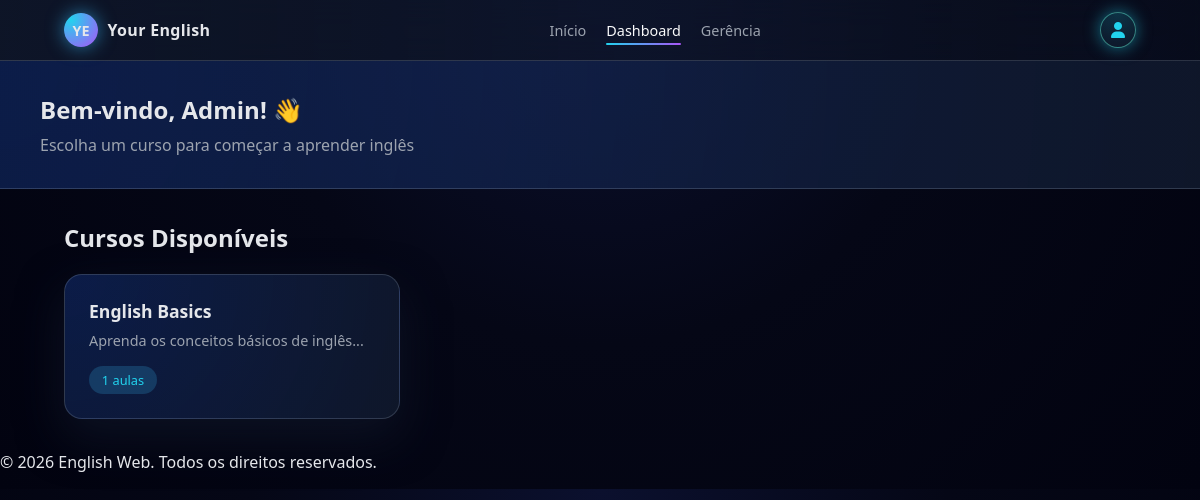
The app's page /public/dashboard.php (signed in) with its own data.
### tables this page shows
CREATE TABLE courses (
    id INT AUTO_INCREMENT PRIMARY KEY,
    title VARCHAR(200) NOT NULL,
    description TEXT NOT NULL,
    author_id INT NOT NULL,
    created_at TIMESTAMP DEFAULT CURRENT_TIMESTAMP,
    updated_at TIMESTAMP DEFAULT CURRENT_TIMESTAMP ON UPDATE CURRENT_TIMESTAMP,
    FOREIGN KEY (author_id) REFERENCES users(id) ON DELETE CASCADE
);

CREATE TABLE users (
    id INT AUTO_INCREMENT PRIMARY KEY,
    name VARCHAR(100) NOT NULL,
    email VARCHAR(150) UNIQUE NOT NULL,
    password VARCHAR(255) NOT NULL,
    role ENUM('user', 'admin') DEFAULT 'user',
    created_at TIMESTAMP DEFAULT CURRENT_TIMESTAMP,
    updated_at TIMESTAMP DEFAULT CURRENT_TIMESTAMP ON UPDATE CURRENT_TIMESTAMP
);

### config.php (called while the page is built, shortened)
<?php
spl_autoload_register(function($class) {
    $prefix = 'App\\';
    $relative_class = substr($class, strlen($prefix));
    $file = SRC_PATH . '/' . str_replace('\\', '/', $relative_class) . '.php';
});

### src/Config/Database.php (called while the page is built, shortened)
<?php
class Database {
    private static $instance = null;
    private $connection;
    private function __construct() {
        try {
            $dsn = "mysql:host=" . DB_HOST . ";dbname=" . DB_NAME . ";charset=" . DB_CHARSET;
            $this->connection = new PDO($dsn, DB_USER, DB_PASS);
            $this->connection->setAttribute(PDO::ATTR_ERRMODE, PDO::ERRMODE_EXCEPTION);
            $this->connection->setAttribute(PDO::ATTR_DEFAULT_FETCH_MODE, PDO::FETCH_ASSOC);
        } catch (PDOException $e) {
            $this->handleError($e);
        }
    }
    public static function getInstance() {
        if (self::$instance === null) {
            self::$instance = new self();
        }
        return self::$instance;
    }
    public function getConnection() {
        return $this->connection;
    }
}

### src/Utils/Auth.php (called while the page is built, shortened)
<?php
class Auth {
    public function isLoggedIn() {
        return isset($_SESSION['user_id']);
    }
    public function isAdmin() {
        return isset($_SESSION['user_role']) && $_SESSION['user_role'] === 'admin';
    }
    public function getCurrentUser() {
        return [
            'id' => $_SESSION['user_id'] ?? null,
            'name' => $_SESSION['user_name'] ?? null,
            'email' => $_SESSION['user_email'] ?? null,
            'role' => $_SESSION['user_role'] ?? null
        ];
    }
}

### src/Models/Course.php (called while the page is built, shortened)
<?php
class Course {
    protected $pdo;
    protected $table = 'courses';
    public function __construct() {
        $this->pdo = Database::getInstance()->getConnection();
    }
    public function getAll() {
        $stmt = $this->pdo->query("SELECT c.*, u.name as author_name, COUNT(l.id) as lesson_count FROM {$this->table} c JOIN users u ON c.author_id = u.id LEFT JOIN lessons l ON c.id = l.course_id GROUP BY c.id ORDER BY c.created_at DESC");
        return $stmt->fetchAll();
    }
}

### public/dashboard.php (the view, shortened to what this page needs)
<?php
require_once __DIR__ . '/../config.php';
$auth = new Auth();
$auth->requireLogin();
$user = $auth->getCurrentUser();
$courseModel = new Course();
$courses = $courseModel->getAll();
?>
<!DOCTYPE html>
<html lang="pt-BR">
<head>
    <link rel="stylesheet" href="./assets/css/style.css">
    <link rel="stylesheet" href="https://cdnjs.cloudflare.com/ajax/libs/font-awesome/6.5.1/css/all.min.css">
</head>
<body>
    <header class="navbar">
        <div class="navbar-container">
            <a href="<?php echo BASE_URL; ?>/public/index.php" class="navbar-logo">
                <span class="logo-symbol">YE</span>
                <span class="logo-text">Your English</span>
            </a>
            <nav class="navbar-links" id="navbar-links">
                <a href="<?php echo BASE_URL; ?>/public/index.php" class="nav-link">Início</a>
                <a href="<?php echo BASE_URL; ?>/public/dashboard.php" class="nav-link active">Dashboard</a>
                <?php if ($auth->isAdmin()): ?>
                    <a href="<?php echo BASE_URL; ?>/public/gerencia.php" class="nav-link">Gerência</a>
                <?php endif; ?>
            </nav>
            <div class="navbar-profile">
                <div class="profile-icon" id="profile-icon">
                    <i class="fa-solid fa-user"></i>
                </div>
            </div>
        </div>
    </header>
    <main>
        <div class="dashboard-header">
            <div class="dashboard-container">
                <h1 class="user-greeting">Bem-vindo, <?php echo htmlspecialchars($user['name']); ?>! 👋</h1>
                <p style="color: var(--text-muted); margin: 0.5rem 0 0 0;">Escolha um curso para começar a aprender inglês</p>
            </div>
        </div>
        <section class="courses-section">
            <h2>Cursos Disponíveis</h2>
            <?php if (empty($courses)): ?>
                <div class="empty-state">
                    <p>Nenhum curso disponível no momento.</p>
                    <p>Volte mais tarde para novos cursos!</p>
                </div>
            <?php else: ?>
                <div class="courses-grid">
                    <?php foreach ($courses as $course): ?>
                        <div class="course-card">
                            <h3><?php echo htmlspecialchars($course['title']); ?></h3>
                            <p><?php echo htmlspecialchars(substr($course['description'], 0, 100)); ?>...</p>
                            <span class="course-badge"><?php echo $course['lesson_count']; ?> aulas</span>
                        </div>
                    <?php endforeach; ?>
                </div>
            <?php endif; ?>
        </section>
    </main>
    <footer>
        <div class="container">
            <p>&copy; 2026 English Web. Todos os direitos reservados.</p>
        </div>
    </footer>
</body>
</html>

### public/assets/css/style.css (style rules this page uses)
:root { --bg-main: #050716; --bg-alt: #090b20; --accent-1: #4f46e5; --accent-2: #22d3ee; --accent-3: #a855f7; --text-main: #e5e7eb; --text-muted: #9ca3af; --border-soft: rgba(148, 163, 184, 0.2); --shadow-soft: 0 18px 45px rgba(15, 23, 42, 0.7); --radius-lg: 18px; --transition-fast: 0.2s ease-out; --transition-med: 0.35s ease-out; }
*, *::before, *::after { box-sizing: border-box; }
html, body { margin: 0; padding: 0; font-family: "Poppins", system-ui, -apple-system, BlinkMacSystemFont, sans-serif; background: radial-gradient(circle at top, #0b102e 0, #050716 45%, #020310 100%); color: var(--text-main); scroll-behavior: smooth; }
body { -webkit-tap-highlight-color: transparent; }
a { color: inherit; text-decoration: none; }
.navbar { position: sticky; top: 0; z-index: 40; backdrop-filter: blur(16px); background: linear-gradient(to right, rgba(15,23,42,0.9), rgba(15,23,42,0.4)); border-bottom: 1px solid rgba(148,163,184,0.25); }
.navbar-container { max-width: 1120px; margin: 0 auto; padding: 0.75rem 1.5rem; display: flex; align-items: center; justify-content: space-between; gap: 1rem; }
.navbar-logo { display: flex; align-items: center; gap: 0.6rem; }
.logo-symbol { width: 34px; height: 34px; border-radius: 999px; background: radial-gradient(circle at 20% 20%, var(--accent-2), var(--accent-3)); display: flex; align-items: center; justify-content: center; font-weight: 700; font-size: 0.9rem; box-shadow: 0 0 18px rgba(56, 189, 248, 0.6); }
.logo-text { font-weight: 600; letter-spacing: 0.02em; }
.navbar-links { display: flex; align-items: center; gap: 1.25rem; }
.nav-link { position: relative; font-size: 0.9rem; color: var(--text-muted); transition: color var(--transition-fast); }
.nav-link::after { content: ""; position: absolute; left: 0; bottom: -0.35rem; width: 0; height: 2px; border-radius: 999px; background: linear-gradient(90deg, var(--accent-2), var(--accent-3)); transition: width var(--transition-med); }
.nav-link:hover::after, .nav-link.active::after { width: 100%; }
.nav-link.active { color: #f9fafb; }
.navbar-profile { display: flex; align-items: center; justify-content: center; }
.profile-icon { width: 36px; height: 36px; border-radius: 999px; border: 1px solid rgba(94, 234, 212, 0.5); display: flex; align-items: center; justify-content: center; color: var(--accent-2); background: radial-gradient(circle at top, rgba(34, 211, 238, 0.2), rgba(15, 23, 42, 0.9)); box-shadow: 0 0 16px rgba(34, 211, 238, 0.5); cursor: pointer; transition: transform var(--transition-fast), box-shadow var(--transition-fast); }

### public/dashboard.php (style rules this page uses)
.dashboard-header { padding: 2rem 1.5rem; background: radial-gradient(circle at top left, rgba(37, 99, 235, 0.25), rgba(15, 23, 42, 0.98)); border-bottom: 1px solid rgba(148, 163, 184, 0.25); }
.dashboard-container { max-width: 1120px; margin: 0 auto; }
.user-greeting { margin: 0; font-size: 1.5rem; }
.courses-section { max-width: 1120px; margin: 2rem auto; padding: 0 1.5rem; }
.courses-grid { display: grid; grid-template-columns: repeat(auto-fill, minmax(300px, 1fr)); gap: 2rem; }
.course-card { padding: 1.5rem; border-radius: 18px; border: 1px solid rgba(148, 163, 184, 0.25); background: radial-gradient(circle at top left, rgba(37, 99, 235, 0.25), rgba(15, 23, 42, 0.98)); box-shadow: 0 18px 45px rgba(15, 23, 42, 0.7); transition: transform 0.35s ease-out, box-shadow 0.35s ease-out, border-color 0.35s ease-out; cursor: pointer; }
.course-card h3 { margin: 0 0 0.5rem 0; font-size: 1.1rem; }
.course-card p { margin: 0 0 1rem 0; color: var(--text-muted); font-size: 0.9rem; }
.course-badge { display: inline-block; padding: 0.3rem 0.8rem; border-radius: 999px; background: rgba(56, 189, 248, 0.2); color: var(--accent-2); font-size: 0.8rem; }

### records on screen
courses: author.name "Admin", title "English Basics", description "Aprenda os conceitos básicos de inglês", lesson_count "1"
